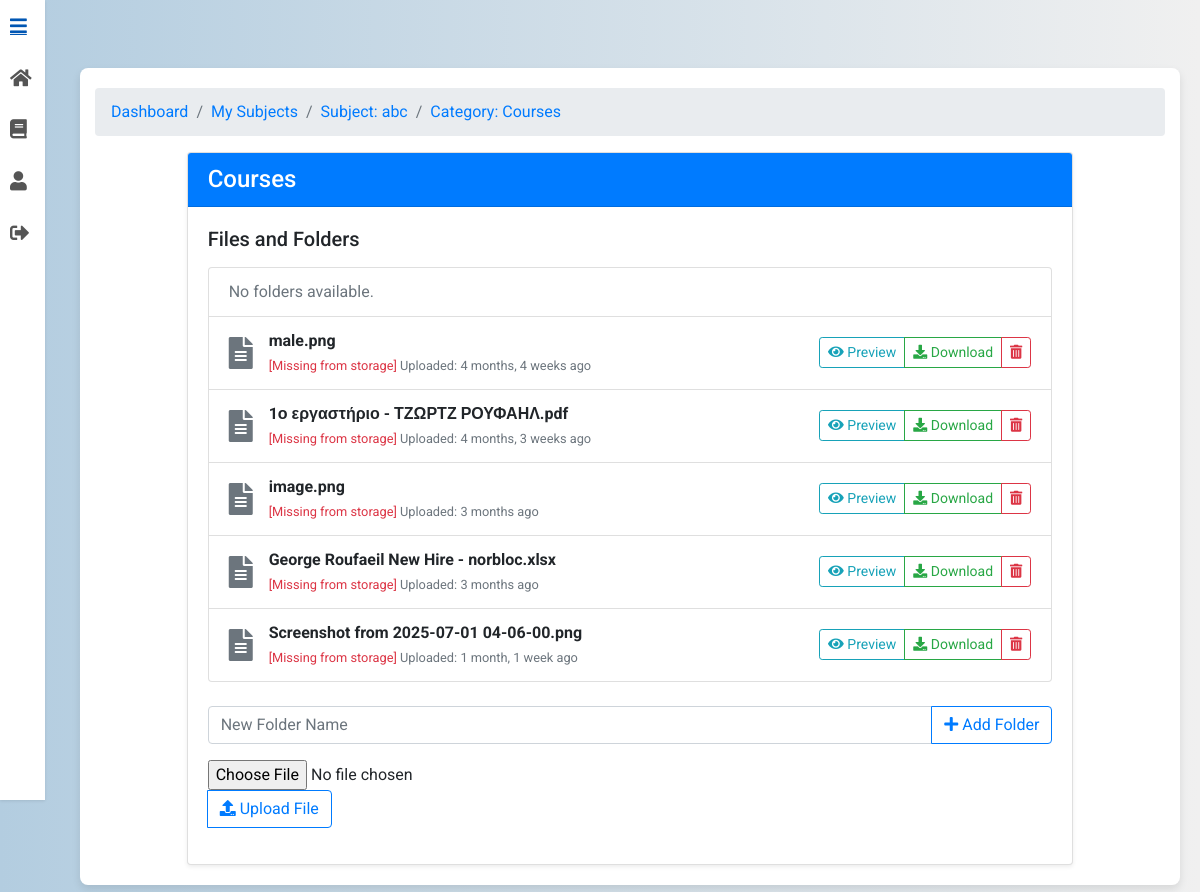
/subjects/category/119/ (signed in), run on the app's committed database.
### subjects/models.py (models this page shows, shortened)
class Category(models.Model):
    subject = models.ForeignKey(Subject, related_name="categories", on_delete=models.CASCADE)
    name = models.CharField(max_length=255)
    parent = models.ForeignKey(
        "self", null=True, blank=True, related_name="subcategories", on_delete=models.CASCADE
    )
    class Meta:
        unique_together = (("subject", "name", "parent"),)

class File(models.Model):
    category = models.ForeignKey("Category", related_name="files", on_delete=models.CASCADE)
    name = models.CharField(max_length=100)
    file = models.FileField(upload_to=subject_file_upload_path)
    uploaded_by = models.ForeignKey(CustomUser, null=True, blank=True, on_delete=models.SET_NULL)
    uploaded_at = models.DateTimeField(auto_now_add=True)

### subjects/views.py (the view, shortened to what this page needs)
# urls.py: path("category/<int:pk>/", CategoryDetailView.as_view(), name="category_detail"),
class CategoryDetailView(LoginRequiredMixin, BreadcrumbMixin, DetailView):
    model = Category
    template_name = "category_detail.html"
    context_object_name = "category"
    def get_breadcrumbs(self):
        category = self.get_object()
        breadcrumb_categories = []
        current = category
        while current is not None:
            breadcrumb_categories.insert(0, current)
            current = current.parent
        breadcrumbs = [
            ("Dashboard", DASHBOARD_URL),
            ("My Subjects", reverse_lazy("subjects:my_subjects")),
            (f"Subject: {category.subject.name}", reverse_lazy("subjects:subject_detail", args=[category.subject.pk])),
        ]
        for c in breadcrumb_categories:
            if c == category:
                breadcrumbs.append((f"Category: {c.name}", self.request.path))
            else:
                breadcrumbs.append((f"Category: {c.name}", reverse_lazy("subjects:category_detail", args=[c.pk])))
        return breadcrumbs
    def get_context_data(self, **kwargs):
        context = super().get_context_data(**kwargs)
        category = self.object
        is_owner = (getattr(self.request.user, "role", None) == "professor" and
                    category.subject.professor_id == self.request.user.id)
        context["subcategories"] = category.subcategories.all()
        files = []
        for f in category.files.all():
            try:
                size_kb = round(f.file.size / 1024, 2)
                mimetype, _ = mimetypes.guess_type(f.file.url)
                is_missing = False
            except (FileNotFoundError, ClientError) as e:
                logger.warning(f"Missing file: {f.name} — {e}")
                size_kb = "-"
                mimetype = "unknown/unknown"
                is_missing = True
            f.extension = f.name.split('.')[-1].lower()
            f.size_kb = size_kb
            f.mimetype = mimetype
            f.is_missing = is_missing
            f.can_delete = is_owner or (getattr(f, "uploaded_by_id", None) == self.request.user.id)
            files.append(f)
        context["files"] = files
        context["breadcrumbs"] = self.get_breadcrumbs()
        context["is_owner"] = is_owner  # <-- needed by template header/buttons
        return context

### UniGrading/mixin.py (called while the page is built)
    def get_context_data(self, **kwargs):
        context = super().get_context_data(**kwargs)
        context["breadcrumbs"] = self.get_breadcrumbs()
        return context

### subjects/templates/category_detail.html (shortened to what this page needs)
{% extends 'base.html' %}
{% load static %}
{% load view_breadcrumbs %}
{% load humanize %}
{% block content %}
<div class="container mt-5">
  <nav aria-label="breadcrumb">
    <ol class="breadcrumb">
      {% for name, url in breadcrumbs %}
        <li class="breadcrumb-item"><a href="{{ url }}">{{ name }}</a></li>
      {% endfor %}
    </ol>
  </nav>
  <div class="row justify-content-center">
    <div class="col-md-10">
      <div class="card shadow-sm no-hover-card">
        <div class="card-header bg-primary text-white d-flex justify-content-between align-items-center">
          <h4 class="mb-0">{{ category.name }}</h4>
        </div>
        <div class="card-body">
          <h5 class="mb-3">Files and Folders</h5>
          <ul class="list-group mb-4">
            {% for subcategory in category.subcategories.all %}
              <li class="list-group-item d-flex justify-content-between align-items-center">
                <div class="d-flex align-items-center flex-grow-1">
                  <i class="fas fa-folder text-warning mr-2"></i>
                  <div class="subcategory-name" style="flex-grow: 1;">
                    <a href="{% url 'subjects:category_detail' subcategory.pk %}">
                      <span id="subcategory-name-{{ subcategory.pk }}">{{ subcategory.name }}</span>
                    </a>
                    {% if is_owner %}
                      <div class="edit-form d-none mt-2">
                        <div class="input-group">
                          <input type="text"
                                 id="edit-subcategory-{{ subcategory.pk }}"
                                 value="{{ subcategory.name }}"
                                 class="form-control">
                          <div class="input-group-append">
                            <button class="btn btn-success" onclick="saveSubcategoryRename({{ subcategory.pk }})">
                              <i class="fas fa-check"></i>
                            </button>
                            <button class="btn btn-secondary" onclick="cancelSubcategoryRename({{ subcategory.pk }})">
                              <i class="fas fa-times"></i>
                            </button>
                          </div>
                        </div>
                      </div>
                    {% endif %}
                  </div>
                </div>
                {% if is_owner %}
                  <div>
                    <button class="btn btn-sm btn-outline-primary mr-1" onclick="startEdit({{ subcategory.pk }})">
                      <i class="fas fa-edit"></i>
                    </button>
                    <button class="btn btn-sm btn-outline-danger"
                            onclick="showDeleteSubcategoryModal({{ subcategory.pk }}, '{{ subcategory.name }}')">
                      <i class="fas fa-trash-alt"></i>
                    </button>
                  </div>
                {% endif %}
              </li>
            {% empty %}
              <li class="list-group-item text-muted">No folders available.</li>
            {% endfor %}
            {% for file in files %}
              <li class="list-group-item">
                <div class="d-flex align-items-center justify-content-between">
                  <div class="d-flex align-items-center">
                    <i class="fas fa-file-alt fa-2x text-secondary mr-3"></i>
                    <div>
                      <strong>{{ file.name }}</strong><br>
                      <small class="text-muted">
                        {% if file.is_missing %}
                          <span class="text-danger">[Missing from storage]</span>
                        {% else %}
                          Size: {{ file.size_kb }} KB |
                        {% endif %}
                        Uploaded: {{ file.uploaded_at|naturaltime }}
                      </small>
                    </div>
                  </div>
                  <div class="btn-group">
                    <button class="btn btn-sm btn-outline-info"
                            onclick="showPreview('{% url 'subjects:preview_file' file.pk %}', '{{ file.name }}')">
                      <i class="fas fa-eye"></i> Preview
                    </button>
                    <button class="btn btn-sm btn-outline-success"
                            onclick="safeDownload('{% url 'subjects:download_file' file.pk %}')">
                      <i class="fas fa-download"></i> Download
                    </button>
                    {% if file.can_delete %}
                    <button class="btn btn-sm btn-outline-danger"
                            onclick="deleteFile({{ file.pk }}, '{{ file.name }}')">
                      <i class="fas fa-trash-alt"></i>
                    </button>
                  {% endif %}
                  </div>
                </div>
              </li>
            {% empty %}
              <li class="list-group-item text-muted">No files available.</li>
            {% endfor %}
          </ul>
          {% if is_owner %}
            <div class="input-group mb-3">
              <input type="text" id="new-folder-name" class="form-control" placeholder="New Folder Name">
              <div class="input-group-append">
                <button class="btn btn-outline-primary" onclick="addFolder()">
                  <i class="fas fa-plus"></i> Add Folder
                </button>
              </div>
            </div>
            <form method="post" enctype="multipart/form-data" class="input-group mb-3">
              <input type="file" name="file" id="file-input" class="form-control-file">
              <div class="input-group-append">
                <button class="btn btn-outline-primary" type="submit">
                  <i class="fas fa-upload"></i> Upload File
                </button>
              </div>
            </form>
          {% endif %}
        </div>
      </div>
    </div>
  </div>
</div>
{% endblock %}

### static/css/styles.css (style rules this page uses)
body { font-family: 'Roboto', sans-serif; background: linear-gradient(to right, #b3cde0, #f0f0f0); margin: 0; padding: 0; display: flex; justify-content: center; align-items: center; min-height: 100vh; }
.container { background-color: #ffffff; padding: 20px; border-radius: 8px; box-shadow: 0 4px 8px rgba(0, 0, 0, 0.1); max-width: 900px; width: 100%; animation: fadeIn 1s ease-in-out; }
.card { transition: transform 0.3s, box-shadow 0.3s; }
.no-hover-card { transition: none; }
form { display: flex; flex-direction: column; }
button { padding: 10px; background-color: #66afe9; color: #ffffff; border: none; border-radius: 4px; cursor: pointer; transition: background-color 0.3s; }

### subjects/templates/base.html (style rules this page uses)
body { background: linear-gradient(to right, #b3cde0, #f0f0f0); margin: 0; padding: 0; font-family: 'Roboto', sans-serif; display: flex; }
.main-content > * { max-width: 100%; }

### data on the page
Category: name "Courses"
File: name "male.png", shows "[Missing from storage]", uploaded_at "4 months, 4 weeks ago"
File: name "1ο εργαστήριο - ΤΖΩΡΤΖ ΡΟΥΦΑΗΛ.pdf", shows "[Missing from storage]", uploaded_at "4 months, 3 weeks ago"
File: name "image.png", shows "[Missing from storage]", uploaded_at "3 months ago"
File: name "George Roufaeil New Hire - norbloc.xlsx", shows "[Missing from storage]", uploaded_at "3 months ago"
File: name "Screenshot from 2025-07-01 04-06-00.png", shows "[Missing from storage]", uploaded_at "1 month, 1 week ago"

### other printed values
{{ name }} "Dashboard" "My Subjects" "Subject: abc" "Category: Courses"
